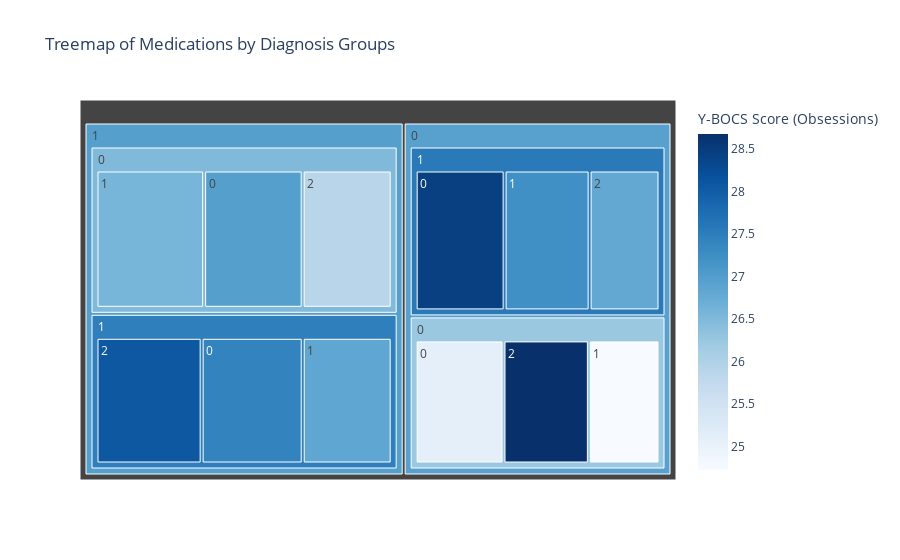

Source (notebook cell):
### Code cell
# Medications Across Diagnosis Groups
import plotly.express as px

fig = px.treemap(df, path=['Depression Diagnosis', 'Anxiety Diagnosis', 'Medications'], 
                 values='Y-BOCS Score (Obsessions)', 
                 color='Y-BOCS Score (Obsessions)', color_continuous_scale='Blues',
                 title='Treemap of Medications by Diagnosis Groups')
fig.show()
print("""
This chart shows how different medications are used across combinations of depression and anxiety diagnoses.

I used a treemap to break down the data into nested categories. The size of each box represents the total obsession severity score for that group, and the color helps show intensity.

By looking at this chart, I can easily see which combinations of diagnoses are linked to higher obsession scores and what medications are being used in each group. It's a helpful way to understand how treatment varies based on mental health conditions.
""")

### Figure 1 — Plotly figure (JSON) as saved in the notebook; plotly's stock layout.template omitted (floating-point values rounded to 4 significant figures)
{"data": [{"branchvalues": "total", "customdata": [[25.09], [26.97], [28.44], [27.43], [24.72], [26.58], [27.23], [26.84], [28.68], [25.89], [26.8], [28.07], [26.24], [26.5], [27.55], [27.48], [26.93], [26.97]], "domain": {"x": [0, 1], "y": [0, 1]}, "hovertemplate": "labels=%{label}<br>Y-BOCS Score (Obsessions)_sum=%{value}<br>parent=%{parent}<br>id=%{id}<br>Y-BOCS Score (Obsessions)=%{color}<extra></extra>", "ids": ["0/0/0", "1/0/0", "0/1/0", "1/1/0", "0/0/1", "1/0/1", "0/1/1", "1/1/1", "0/0/2", "1/0/2", "0/1/2", "1/1/2", "0/0", "1/0", "0/1", "1/1", "0", "1"], "labels": ["0", "0", "0", "0", "1", "1", "1", "1", "2", "2", "2", "2", "0", "0", "1", "1", "0", "1"], "marker": {"coloraxis": "coloraxis", "colors": [25.09, 26.97, 28.44, 27.43, 24.72, 26.58, 27.23, 26.84, 28.68, 25.89, 26.8, 28.07, 26.24, 26.5, 27.55, 27.48, 26.93, 26.97]}, "name": "", "parents": ["0/0", "1/0", "0/1", "1/1", "0/0", "1/0", "0/1", "1/1", "0/0", "1/0", "0/1", "1/1", "0", "1", "0", "1", "", ""], "type": "treemap", "values": [1742, 2102, 1958, 2007, 1401, 2297, 1871, 1766, 1693, 1899, 1538, 2088, 4836, 6298, 5367, 5861, 10203, 12159]}], "layout": {"coloraxis": {"colorbar": {"title": {"text": "Y-BOCS Score (Obsessions)"}}, "colorscale": [[0, "rgb(247,251,255)"], [0.125, "rgb(222,235,247)"], [0.25, "rgb(198,219,239)"], [0.375, "rgb(158,202,225)"], [0.5, "rgb(107,174,214)"], [0.625, "rgb(66,146,198)"], [0.75, "rgb(33,113,181)"], [0.875, "rgb(8,81,156)"], [1, "rgb(8,48,107)"]]}, "legend": {"tracegroupgap": 0}, "title": {"text": "Treemap of Medications by Diagnosis Groups"}}}
